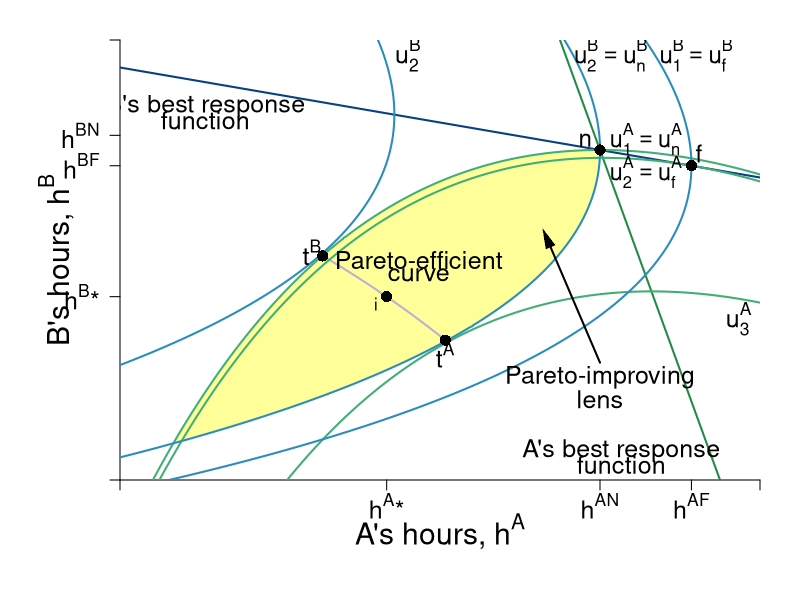

The R source for this figure:
require(shape)
library(plotrix)
pdf(file = "coordination_failures/coord_brfs_stackelberg_zoom.pdf", width = 9, height = 7)

#Set parameters for graphics
pointsize <- 1.8
axislabelsize <- 1.8
labelsize <- 1.5
namesize <- 1.8
annotatesize <- 1.5
graphlinewidth <- 2
segmentlinewidth <- 1.5
COL <- c("#7fc97f", "#beaed4", "#fdc086", "#ffff99", "#386cb0", "#f0027f", "#bf5b17", "#666666")
COLA <- c("#99d8c9","#66c2a4","#41ae76", "#238b45", "#005824")
COLB <- c("#4eb3d3", "#2b8cbe", "#0868ac","#084081")

par(mar =  c(6, 6, 2, 2))

uA <- function(ea, eb, alpha = 30, beta = 1/2) {
  (alpha - beta*(ea+eb))*ea - 0.5*(ea)^2
}

uB <- function(ea, eb, alpha = 30, beta = 1/2) {
  (alpha - beta*(ea+eb))*eb - 0.5*(eb)^2
}

yA <- function(ea, eb, alpha = 30, beta = 1/2){
  ea*(alpha - beta*(ea + eb))
}

brfB <- function(ea, alpha = 30, beta = 1/2) {
  (alpha - beta*ea)/(1 + 2*beta)
}

brfA <- function(ea, alpha = 30, beta = 1/2) {
  (alpha - ea*(1 + 2*beta))/(beta)
}

brfPE <- function(ea, alpha = 30, beta = 1/8) {
  alpha*(1 - beta*ea)
}

hANE <- function(alpha, beta = 1/2){
  alpha/(1 + 3*beta)
}

hApEff <- function(alpha, beta = 1/2){
  alpha/(2 + 4*beta)
}

hAST <- function(alpha, beta = 1/2){
  (alpha*(1 + beta))/(1 + 4*beta + 2*beta^2)
}

hApEff2 <- function(alpha, beta = 1/2){
  alpha/(1 + 4*beta)
}

intercept1 <- function(alpha, beta = 1/2){
  alpha/(1 + 2*beta)
}

PEC <- function(ea, alpha = 30, beta = 1/2){
  a = beta*(1+2*beta);
  b = -alpha*(1+3*beta)+(1+2*beta)^2*ea;
  c = alpha^2 - alpha*(1+3*beta)*ea+ beta*(1+2*beta)*ea^2
  delta = b^2-4*a*c
  return((-b-sqrt(delta))/(2*a))
}


indiffA <- function(ea, alpha = 30, beta = 1/2, uA = 144) {
  (alpha*ea - beta*(ea)^2 - 0.5*(ea)^2 - uA)/(beta*ea)
}

indiffBroot1 <- function(ea, alpha = 30, beta = 30, uB = 144){
  (-sqrt(alpha^2 - 2*alpha*beta*ea + beta^2*ea^2 - 4*beta*uB - 2*uB) + alpha - beta*ea)/(2*beta + 1)
}

indiffBroot2 <- function(ea, alpha = 30, beta = 30, uB = 144){
  (sqrt(alpha^2 - 2*alpha*beta*ea + beta^2*ea^2 - 4*beta*uB - 2*uB) + alpha - beta*ea)/(2*beta + 1)
}


indiffB <- function(eb, alpha = 30, beta = 1/2, uB = 144) {
  (alpha*eb - uB - 0.5*eb^2)/(alpha*beta*eb)
}

indiffB2 <- function(ea, alpha = 30, beta = 1/2, uB = 144) {
  sqrt(alpha^2*(beta*ea - 1)^2 - 2*uB) - alpha*beta*ea + alpha
}

indiffB3 <- function(ea, alpha = 30, beta = 1/2, uB = 144) {
  -sqrt(alpha^2*(beta*ea - 1)^2 - 2*uB) - alpha*beta*ea + alpha
}


xlims <- c(7.5, 13.5)
ylims <- c(7.5, 13.5)

npts <- 501 
x <- seq(xlims[1], xlims[2], length.out = npts)
y <- seq(ylims[1], ylims[2], length.out = npts) 
a <- c(uA(hANE(alpha = 30, beta = 1/2), hANE(alpha = 30, beta = 1/2)), 
       uA(hAST(alpha = 30, beta = 1/2), brfB(ea = hAST(alpha = 30, beta = 1/2))),
       155.8)
b <- c(uA(hANE(alpha = 30, beta = 1/2),hANE(alpha = 30, beta = 1/2)), 
       uA(brfB(ea = hAST(alpha = 30, beta = 1/2)), hAST(alpha = 30, beta = 1/2)),
       155.8)


plot(0, 0, xlim = xlims, ylim = ylims, type = "n",
     xlab = expression(paste("")),
     ylab = expression(paste("")), 
     xaxt = "n", 
     yaxt = "n", 
     cex.lab = axislabelsize, 
     bty = "n",
     xaxs="i", 
     yaxs="i")


ticksy <- c(ylims[1], hApEff2(alpha = 30),brfB(ea = hAST(alpha = 30, beta = 1/2)), hANE(alpha = 30.5), intercept1(alpha = 30), ylims[2])
ylabels <- c(NA, expression(paste(h^B,"*")), expression(paste(h^{BF})), expression(paste(h^{BN})), expression(paste(frac(alpha, 1 + 2*beta))), NA)
ticksx <- c(xlims[1], hApEff2(alpha = 30), hANE(alpha = 30), hAST(alpha = 30, beta = 1/2), intercept1(alpha = 30), xlims[2])
xlabels <- c(NA, expression(paste(h^A,"*")), expression(paste(h^{AN})), expression(paste(h^{AF})), expression(paste(frac(alpha, 1 + 2*beta))), NA)


axis(1, at = ticksx,  pos = xlims[1], labels = FALSE, cex.axis = labelsize)
text(x = c(0, hApEff2(alpha = 30), hANE(alpha = 30), hAST(alpha = 30, beta = 1/2), intercept1(alpha = 30), xlims[2]), par("usr")[3] - 0.1, labels = xlabels, srt = 0, pos = 1, xpd = TRUE, cex = labelsize)

axis(2, at = ticksy, pos = ylims[1], labels = ylabels, las = 1, cex.axis = labelsize)

axis.break(axis=1,breakpos=NULL,pos=NA,bgcol="white",breakcol="black",
           style="slash",brw=0.01)
axis.break(axis=2,breakpos=NULL,pos=NA,bgcol="white",breakcol="black",
           style="slash",brw=0.01)

npts <- 500 
xx1 <- seq(xlims[1], xlims[2], length.out = npts)
xx2 <- seq(9.4, 10.55, length.out = npts)

#I need something like xx1 with npts for 
xpoly1 <- seq(from = 8, to = 12, length.out = 500)
ypoly1 <- indiffA(xpoly1, uA = 144, alpha = 30, beta = 1/2)
ypoly2 <- indiffBroot1(xpoly1, uB = 144, alpha = 30, beta = 1/2)
polygon(x = c(xpoly1, rev(xpoly1)), y = c(ypoly1, rev(ypoly2)), col=COL[4], density=NULL, border = NA)



lines(xx1, brfA(xx1, alpha = 30, beta = 1/2), col = COLA[4], lwd = graphlinewidth)
lines(xx1, brfB(xx1, alpha = 30, beta = 1/2), col = COLB[4], lwd = graphlinewidth)
lines(xx2, PEC(xx2, alpha = 30, beta = 1/2), col = COL[2], lwd = graphlinewidth)

contour(y, x, 
        outer(x, y, uA),
        drawlabels = FALSE,
        col = COLA[3],
        lwd = graphlinewidth,
        levels = a, 
        xaxs="i", 
        yaxs="i", 
        add = TRUE) 

text(10.5, ylims[1] - 0.7, expression(paste("A's hours, ", h^A)), xpd = TRUE, cex = axislabelsize)
text(xlims[1] - 0.6, 10.5, expression(paste("B's hours, ", h^B)), xpd = TRUE, cex = axislabelsize, srt = 90) 


contour(x, y,
        outer(x, y, uB),
        drawlabels = FALSE,
        col = COLB[2],
        lwd = graphlinewidth,
        levels = b,
        add = TRUE
)


#segments(4.11765, 6.17647, 5.88, 8.88, lty = 1, col = COL[2] , lwd = graphlinewidth)

text(10.3, 10.5, expression("Pareto-efficient"), cex = labelsize)
text(10.3,  10.3, expression("curve"), cex = labelsize)

text(12, 8.9, expression("Pareto-improving"), cex = labelsize)
text(12,  8.6, expression("lens"), cex = labelsize)
Arrows(12, 9.1, 11.5, 10.8, col = "black", lty = 1, lwd = 2, arr.type = "triangle", arr.lwd = 0.5)


#Label the iso-welfare functions for A (leader)
text(12.43, 12.15, expression(u[1]^A == u[n]^A), cex = labelsize - 0.09)
text(12.43, 11.7, expression(u[2]^A == u[f]^A), cex = labelsize - 0.09)
text(13.3, 9.7, expression(u[3]^A), cex = labelsize)

#Label the indifference curves for B (follower)
text(12.9, 13.3, expression(u[1]^B == u[f]^B), cex = labelsize - 0.05)
text(12.1, 13.3, expression(u[2]^B == u[n]^B), cex = labelsize - 0.05)
text(10.2, 13.3, expression(u[2]^B), cex = labelsize)


#Label Nash Equilibrium 
points(hANE(alpha = 30), hANE(alpha = 30), pch = 16, col = "black", cex = 1.5)
#text(11.3, 10.1, expression(paste("Nash Equilibrium")))
text(hANE(alpha = 29.4) + 0.1, hANE(alpha = 30.1) + 0.1, expression(paste(n)), cex = labelsize - 0.05)

points(hAST(alpha = 30, beta = 1/2), brfB(ea = hAST(alpha = 30, beta = 1/2)), pch = 16, col = "black", cex = 1.5)
text(hAST(alpha = 30.4, beta = 1/2) - 0.1, brfB(ea = hAST(alpha = 27.5, beta = 1/2)) - 0.1, expression(paste(f)), cex = labelsize -0.05)

#Annotate Pareto Efficient Curve and relevant points
points(10.55, PEC(10.55), pch = 16, col = "black", cex = 1.5)
text(10.55, PEC(10.55) - 0.2, expression(paste(t^A)), cex = labelsize)

points(9.4, PEC(9.4), pch = 16, col = "black", cex = 1.5)
text(9.4 - 0.1, PEC(9.4) + 0.05, expression(paste(t^B)), cex = labelsize)

points(hApEff2(alpha = 30), hApEff2(alpha = 30), pch = 16, col = "black", cex = 1.5)
text(hApEff2(alpha = 30)- 0.1, hApEff2(alpha = 30) - 0.1, expression(paste(i)))


#B's brf
text(8.3, 12.6, expression(paste("B's best response")), cex = labelsize)
text(8.3, 12.4, expression(paste("function")), cex = labelsize)

#A's brf
text(12.2, 7.9, expression(paste("A's best response")), xpd = TRUE, cex = labelsize)
text(12.2, 7.7, expression(paste("function")), xpd = TRUE, cex = labelsize)



dev.off()
